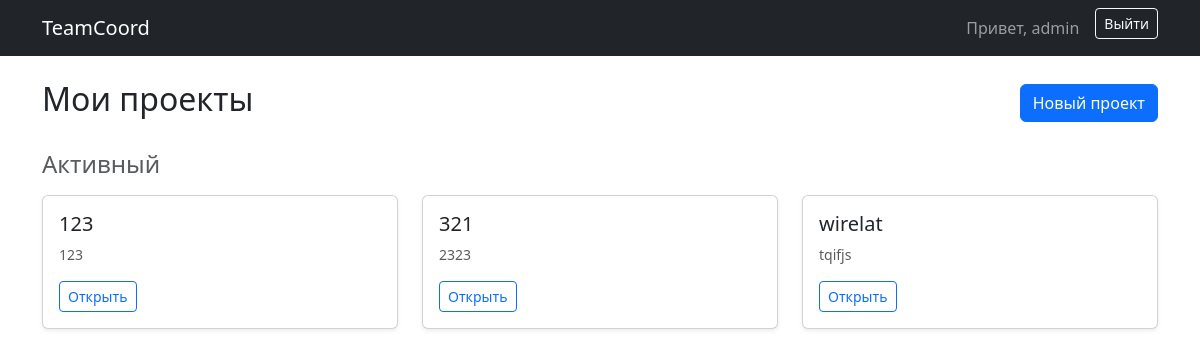
The app's page / (signed in) with its own data.
### core/models.py (models this page shows, shortened)
class Project(models.Model):
    STATUS_CHOICES = [
        ('active', 'Активный'),
        ('completed', 'Завершен'),
        ('frozen', 'Заморожен'),
    ]
    title = models.CharField("Название проекта", max_length=200)
    description = models.TextField("Описание", blank=True)
    status = models.CharField("Статус", max_length=20, choices=STATUS_CHOICES, default='active')
    created_at = models.DateTimeField("Дата создания", auto_now_add=True)
    owner = models.ForeignKey(User, on_delete=models.CASCADE, related_name='projects')
    members = models.ManyToManyField(User, related_name='project_members', blank=True, verbose_name="Участники")
    class Meta:
        verbose_name = "Проект"
        verbose_name_plural = "Проекты"

### core/views.py (the view)
# urls.py: path('', views.ProjectListView.as_view(), name='project-list'),
class ProjectListView(LoginRequiredMixin, ListView):
    model = Project
    context_object_name = 'projects'
    template_name = 'core/project_list.html'
    def get_queryset(self):
        return Project.objects.filter(
            Q(owner=self.request.user) | Q(members=self.request.user)
        ).distinct()

### core/templates/core/project_list.html (shortened to what this page needs)
{% extends 'core/base.html' %}
{% block content %}
<div class="d-flex justify-content-between align-items-center mb-4">
    <h2>Мои проекты</h2>
    <a href="{% url 'project-create' %}" class="btn btn-primary">Новый проект</a>
</div>
{% regroup object_list by get_status_display as projects_by_status %}
{% for status_group in projects_by_status %}
    <h4 class="mt-4 mb-3 text-muted">
        {{ status_group.grouper }}
    </h4>
    <div class="row">
        {% for project in status_group.list %}
        <div class="col-md-4 mb-3">
            <div class="card shadow-sm h-100">
                <div class="card-body">
                    <h5 class="card-title">
                        <a href="{% url 'project-detail' project.pk %}" class="text-decoration-none text-dark">
                            {{ project.title }}
                        </a>
                    </h5>
                    <p class="card-text text-muted small">
                        {{ project.description|truncatewords:10 }}
                    </p>
                    <a href="{% url 'project-detail' project.pk %}" class="btn btn-sm btn-outline-primary">
                        Открыть
                    </a>
                </div>
            </div>
        </div>
        {% endfor %}
    </div>
{% empty %}
    <div class="alert alert-info text-center">
        У вас пока нет проектов. Создайте первый!
    </div>
{% endfor %}
{% endblock %}

### core/templates/core/base.html (shortened to what this page needs)
<!DOCTYPE html>
<html lang="ru">
<head>
    <link href="https://cdn.jsdelivr.net/npm/bootstrap@5.3.0/dist/css/bootstrap.min.css" rel="stylesheet">
</head>
<body>
    <nav class="navbar navbar-expand-lg navbar-dark bg-dark mb-4">
        <div class="container">
            <a class="navbar-brand" href="{% url 'project-list' %}">TeamCoord</a>
            <div class="navbar-nav ms-auto">
                {% if user.is_authenticated %}
                    <span class="navbar-text me-3">Привет, {{ user.username }}</span>
                    <form action="{% url 'logout' %}" method="post" class="d-inline">
                        <button type="submit" class="btn btn-outline-light btn-sm">Выйти</button>
                    </form>
                {% else %}
                    <a href="{% url 'login' %}" class="btn btn-outline-light btn-sm">Войти</a>
                {% endif %}
            </div>
        </div>
    </nav>
    <div class="container">
        {% block content %}{% endblock %}
    </div>
</body>
</html>

### records on screen
Project: title "123", description "123"
Project: title "321", description "2323"
Project: title "wirelat", description "tqifjs"

### other values on screen
{{ user.username }} "admin"
{{ status_group.grouper }} "Активный"
